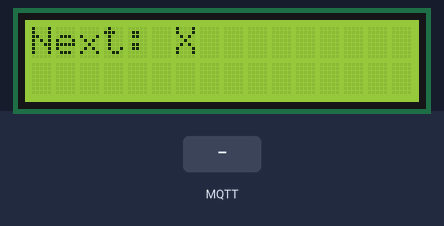
Bench run of a sketch on a simulated ESP32. On the bench: 16×2 character LCD. The inputs (shaded band) are chosen by the test bench. WiFi joins after 1.5 s; servers stay silent unless stated; no MQTT or app messages arrive unless stated; what the sketch prints to the serial monitor is not drawn.

Above: at 2.8 s.
2.9 s: MQTT message "0" arrives on the first subscribed topic
At 3.3 s:
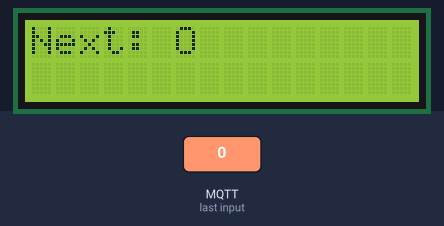
4.4 s: MQTT message "5" arrives on the second subscribed topic
At 5.6 s:
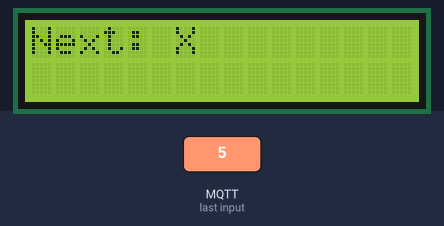
5.9 s: MQTT message "1" arrives on the first subscribed topic
At 6.7 s:
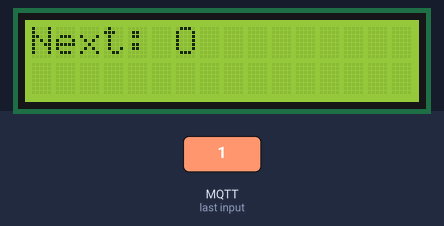
Timing chart, 0 to 8.9 s (numbered marks = the images above; inputs shaded):
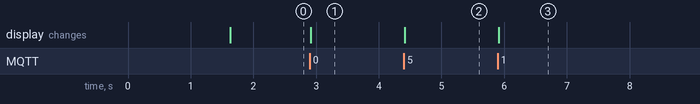

Measured:
- after the input at 2.9 s, the display: changes at once (image 1)
- after the input at 4.4 s, the display: changes at once (image 2)
- after the input at 5.9 s, the display: changes at once (image 3)

The sketch:

tictactoe-esp32.ino
```cpp
#include <WiFi.h>
#include <PubSubClient.h>
#include <Wire.h>
#include <LiquidCrystal_I2C.h>

// WiFi credentials
const char* ssid = "wifi";
const char* password = "password";

// MQTT broker
const char* mqtt_server = "34.145.113.189";

// Topics
const char* topic_move_x = "ttt/game/move/x";
const char* topic_move_o = "ttt/game/move/o";
const char* topic_state  = "ttt/game/state";
const char* topic_status = "ttt/game/status";
const char* topic_reset  = "ttt/game/reset";

// LCD config
#define SDA 14
#define SCL 13
LiquidCrystal_I2C lcd(0x27, 16, 2);

// Game state
char board[3][3];
char currentPlayer = 'X';
WiFiClient espClient;
PubSubClient client(espClient);

// Game stats
int winsX = 0, winsO = 0, draws = 0;
bool gameOver = false;

// GAME LOGIC

void initBoard() {
  for (int i = 0; i < 3; i++)
    for (int j = 0; j < 3; j++)
      board[i][j] = ' ';
}

bool makeMove(int row, int col) {
  if (row < 0 || row > 2 || col < 0 || col > 2 || board[row][col] != ' ')
    return false;
  board[row][col] = currentPlayer;
  return true;
}

char checkWinner() {
  for (int i = 0; i < 3; i++) {
    if (board[i][0] != ' ' && board[i][0] == board[i][1] && board[i][1] == board[i][2])
      return board[i][0];
    if (board[0][i] != ' ' && board[0][i] == board[1][i] && board[1][i] == board[2][i])
      return board[0][i];
  }
  if (board[0][0] != ' ' && board[0][0] == board[1][1] && board[1][1] == board[2][2])
    return board[0][0];
  if (board[0][2] != ' ' && board[0][2] == board[1][1] && board[1][1] == board[2][0])
    return board[0][2];
  return ' ';
}

bool isBoardFull() {
  for (int i = 0; i < 3; i++)
    for (int j = 0; j < 3; j++)
      if (board[i][j] == ' ')
        return false;
  return true;
}

void publishGameState() {
  String state = "";
  for (int i = 0; i < 3; i++)
    for (int j = 0; j < 3; j++)
      state += board[i][j];
  client.publish(topic_state, state.c_str(), true);  // Retain
}

void publishGameStatus() {
  if (gameOver) return;

  char winner = checkWinner();

  if (winner != ' ') {
    gameOver = true;

    String result = "Winner: ";
    result += winner;
    client.publish(topic_status, result.c_str(), true);

    if (winner == 'X') winsX++;
    else if (winner == 'O') winsO++;

    lcd.clear();
    lcd.setCursor(0, 0);
    lcd.printf("XW:%d L:%d D:%d", winsX, winsO, draws);
    lcd.setCursor(0, 1);
    lcd.printf("OW:%d L:%d D:%d", winsO, winsX, draws);
  }
  else if (isBoardFull()) {
    gameOver = true;

    client.publish(topic_status, "Draw", true);
    draws++;

    lcd.clear();
    lcd.setCursor(0, 0);
    lcd.printf("XW:%d L:%d D:%d", winsX, winsO, draws);
    lcd.setCursor(0, 1);
    lcd.printf("OW:%d L:%d D:%d", winsO, winsX, draws);
  }
  else {
    String next = "Next: ";
    next += currentPlayer;
    client.publish(topic_status, next.c_str(), true);

    lcd.clear();
    lcd.setCursor(0, 0);
    lcd.printf("Next: %c", currentPlayer);
  }
}

void resetGame() {
  initBoard();
  currentPlayer = 'X';
  gameOver = false;
  publishGameState();
  publishGameStatus();
}

void handleMove(char player, int cellIndex) {
  int row = cellIndex / 3;
  int col = cellIndex % 3;

  if (makeMove(row, col)) {
    publishGameState();
    currentPlayer = (player == 'X') ? 'O' : 'X';
    publishGameStatus();
  }
}

// MQTT

void callback(char* topic, byte* payload, unsigned int length) {
  payload[length] = '\0';
  int cell = atoi((char*)payload);

  if (strcmp(topic, topic_move_x) == 0 && currentPlayer == 'X') {
    handleMove('X', cell);
  } else if (strcmp(topic, topic_move_o) == 0 && currentPlayer == 'O') {
    handleMove('O', cell);
  } else if (strcmp(topic, topic_reset) == 0) {
    resetGame();
  }
}

void setup_wifi() {
  WiFi.begin(ssid, password);
  while (WiFi.status() != WL_CONNECTED) {
    delay(500);
    Serial.print(".");
  }
  Serial.println("WiFi connected");
}

void reconnect() {
  while (!client.connected()) {
    if (client.connect("ESP32Client")) {
      client.subscribe(topic_move_x);
      client.subscribe(topic_move_o);
      client.subscribe(topic_reset);
      publishGameState();
      publishGameStatus();
    } else {
      delay(1000);
    }
  }
}

void setup() {
  Serial.begin(115200);
  initBoard();

  Wire.begin(SDA, SCL);
  lcd.init();
  lcd.backlight();

  setup_wifi();
  client.setServer(mqtt_server, 1883);
  client.setCallback(callback);

  reconnect();
}

void loop() {
  if (!client.connected()) {
    reconnect();
  }

  client.loop();

  static unsigned long lastStatusTime = 0;
  if (millis() - lastStatusTime > 5000 && !gameOver) {
    publishGameStatus();
    lastStatusTime = millis();
  }
}
```
